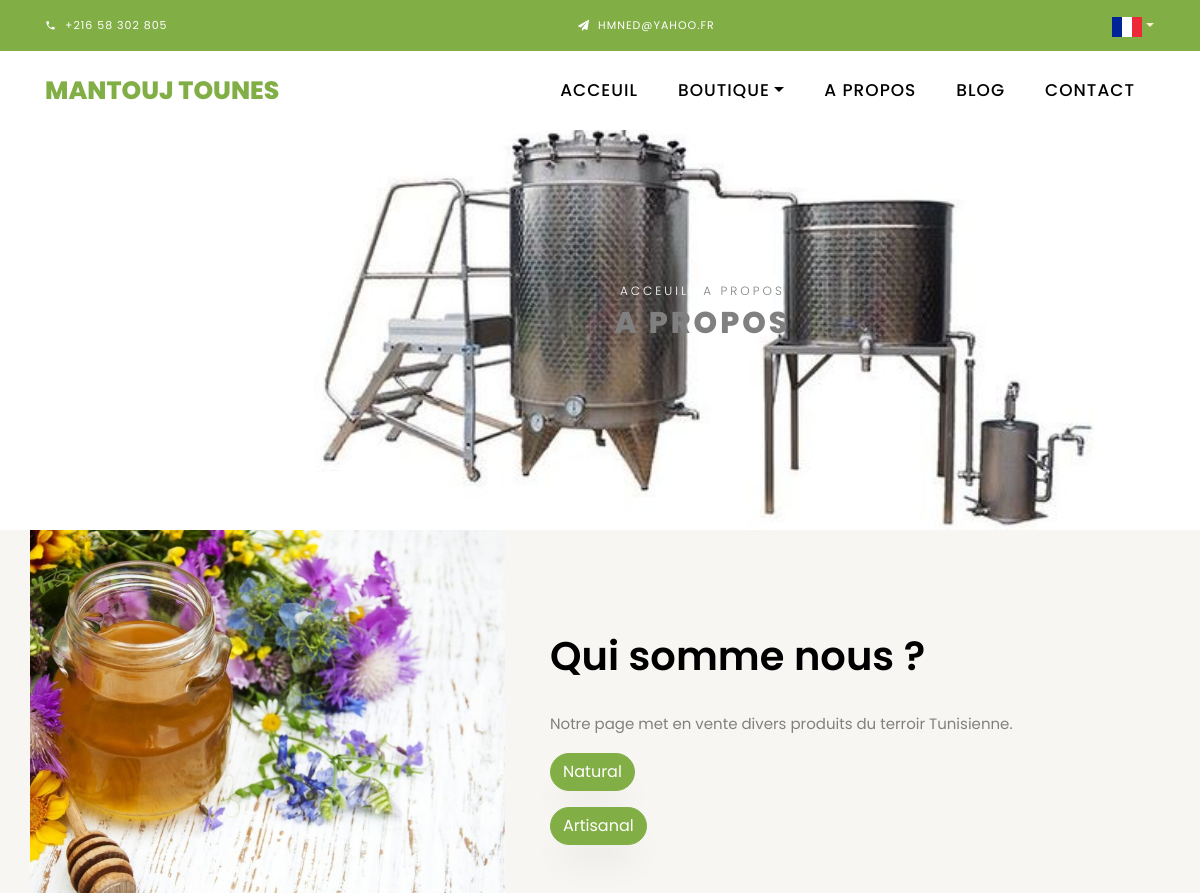
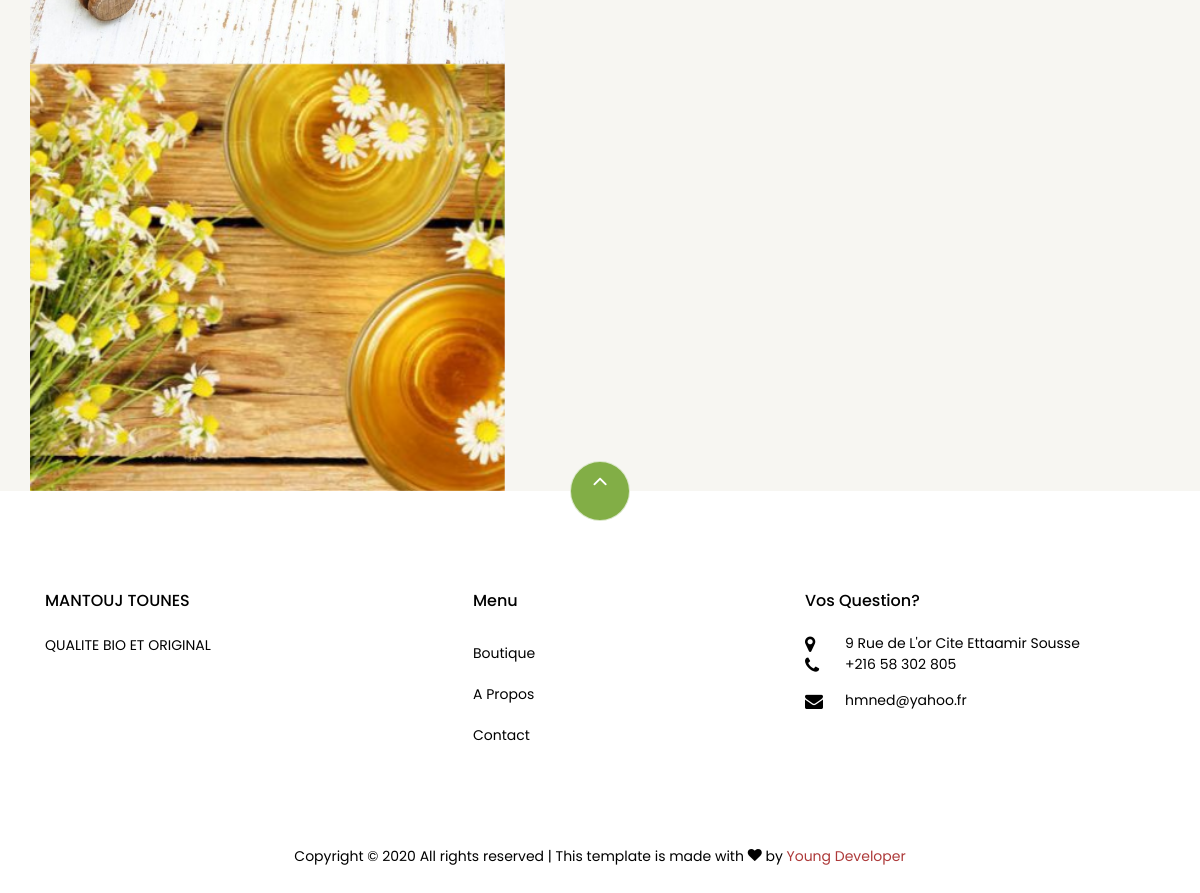
/fr/about, run on the app's committed database (2 pictures, top to bottom).
### fr/models.py (models this page shows, shortened)
class AboutPage(models.Model):
    Title = models.CharField(max_length=5000000)
    body = models.TextField(max_length=1002335489)
    image = models.ImageField(upload_to='pics')

### fr/views.py (the view)
# urls.py: path('about', views.about, name='about'),
def about(request):
    aboutDescription = AboutPage.objects.all()
    return render(request, 'fr/aboutfr.html', context={'description': aboutDescription})

### template/fr/aboutfr.html (shortened to what this page needs)
{% load static %}
<!DOCTYPE html>
<html lang="en">
  <head>
    <link rel="stylesheet" href="{% static 'css/open-iconic-bootstrap.min.css' %}">
    <link rel="stylesheet" href="{% static 'css/animate.css' %}">
    <link rel="stylesheet" href="{% static 'css/owl.carousel.min.css' %}">
    <link rel="stylesheet" href="{% static 'css/owl.theme.default.min.css' %}">
    <link rel="stylesheet" href="{% static 'css/magnific-popup.css' %}">
    <link rel="stylesheet" href="{% static 'css/aos.css' %}">
    <link rel="stylesheet" href="{% static 'css/ionicons.min.css' %}">
    <link rel="stylesheet" href="{% static 'css/bootstrap-datepicker.css' %}">
    <link rel="stylesheet" href="{% static 'css/jquery.timepicker.css' %}">
    <link rel="stylesheet" href="{% static 'css/flaticon.css' %}">
    <link rel="stylesheet" href="{% static 'css/icomoon.css' %}">
    <link rel="stylesheet" href="{% static 'css/style.css' %}">
  </head>
  <body class="goto-here">
    <div class="py-1 bg-primary">
      <div class="container">
        <div class="row no-gutters d-flex align-items-start align-items-center px-md-0">
          <div class="col-lg-12 d-block">
            <div class="row d-flex">
              <div class="col-md pr-4 d-flex topper align-items-center">
                <div class="icon mr-2 d-flex justify-content-center align-items-center">
                  <span class="icon-phone2"></span>
                </div>
                <span class="text">+216 58 302 805</span>
              </div>
              <div class="col-md pr-4 d-flex topper align-items-center">
                <div class="icon mr-2 d-flex justify-content-center align-items-center">
                  <span class="icon-paper-plane"></span>
                </div>
                <span class="text">Hmned@yahoo.fr</span>
              </div>
              <div class="#">
                <a class="nav-link dropdown-toggle" href="#" id="dropdown04" data-toggle="dropdown" aria-haspopup="true"
                  aria-expanded="false" style="color: blanchedalmond;"><img src="{% static 'images/fr.svg' %}" alt=""
                    width="30px" length="30px" /></a>
              </div>
            </div>
          </div>
        </div>
      </div>
    </div>
    <nav class="navbar navbar-expand-lg navbar-dark ftco_navbar bg-dark ftco-navbar-light" id="ftco-navbar">
	    <div class="container">
	      <a class="navbar-brand" href="/">MANTOUJ TOUNES</a>
	      <div class="collapse navbar-collapse" id="ftco-nav">
	        <ul class="navbar-nav ml-auto">
	          <li class="nav-item"><a href="/" class="nav-link">Acceuil</a></li>
	          <li class="nav-item dropdown">
              <a class="nav-link dropdown-toggle" href="#" id="dropdown04" data-toggle="dropdown" aria-haspopup="true" aria-expanded="false">Boutique</a>
            </li>
            <li class="nav-item active"><a href="/fr/about" class="nav-link">A propos</a></li>
            <li class="nav-item">
              <a href="/fr/blog" class="nav-link">Blog</a>
            </li>
	          <li class="nav-item"><a href="/fr/contact" class="nav-link">Contact</a></li>
	        </ul>
	      </div>
	    </div>
	  </nav>
    <div class="hero-wrap hero-bread aimg">
      <div class="container">
        <div class="row no-gutters slider-text align-items-center justify-content-center">
          <div class="col-md-9 ftco-animate text-center">
          	<p class="breadcrumbs" ><span class="mr-2" style="color: grey;"><a href="/fr/">Acceuil</a></span> <span style="color: grey;">A propos</span></p>
            <h1 class="mb-0 bread" style="color: grey;">A propos</h1>
          </div>
        </div>
      </div>
    </div>
    <section class="ftco-section ftco-no-pb ftco-no-pt bg-light">
			<div class="container">
        {% for a in description %}
				<div class="row">
					<div class="col-md-5 p-md-5 img img-2 d-flex justify-content-center align-items-center aimg1" style="background-image: url({{ a.image.url }}); ">
					</div>
					<div class="col-md-7 py-5 wrap-about pb-md-5 ftco-animate">
	          <div class="heading-section-bold mb-4 mt-md-5">
	          	<div class="ml-md-0">
		            <h2 class="mb-4">{{ a.Title }}</h2>
	            </div>
	          </div>
	          <div class="pb-md-5">
	          	<p>{{ a.body }}</p>
              <p><a href="shop" class="btn btn-primary"> Natural</a></p>
              <p><a href="artisanal" class="btn btn-primary"> Artisanal</a></p>
						</div>
					</div>
        </div>
        {% endfor %}
			</div>
		</section>
    <footer class="ftco-footer ftco-section">
      <div class="container">
        <div class="row">
          <div class="mouse">
            <a href="#" class="mouse-icon">
              <div class="mouse-wheel">
                <span class="ion-ios-arrow-up"></span>
              </div>
            </a>
          </div>
        </div>
        <div class="row mb-5">
          <div class="col-md">
            <div class="ftco-footer-widget mb-4">
              <h2 class="ftco-heading-2">MANTOUJ TOUNES</h2>
              <p>
                QUALITE BIO ET ORIGINAL
              </p>
              <ul class="ftco-footer-social list-unstyled float-md-left float-lft mt-5">
              </ul>
            </div>
          </div>
          <div class="col-md">
            <div class="ftco-footer-widget mb-4 ml-md-5">
              <h2 class="ftco-heading-2">Menu</h2>
              <ul class="list-unstyled">
                <li><a href="./shop" class="py-2 d-block">Boutique</a></li>
                <li><a href="./about" class="py-2 d-block">A Propos</a></li>
                <li><a href="./contact" class="py-2 d-block">Contact</a></li>
              </ul>
            </div>
          </div>
          <div class="col-md">
            <div class="ftco-footer-widget mb-4">
              <h2 class="ftco-heading-2">Vos Question?</h2>
              <div class="block-23 mb-3">
                <ul>
                  <li>
                    <span class="icon icon-map-marker"></span><span class="text">9 Rue de L'or Cite Ettaamir Sousse</span>
                  </li>
                  <li>
                    <a href="#"><span class="icon icon-phone"></span><span class="text">+216 58 302 805</span></a>
                  </li>
                  <li>
                    <a href="#"><span class="icon icon-envelope"></span><span
                        class="text">hmned@yahoo.fr</span></a>
                  </li>
                </ul>
              </div>
            </div>
          </div>
        </div>
        <div class="row">
          <div class="col-md-12 text-center">
            <p>
              Copyright &copy;
              All rights reserved | This template is made with
              <i class="icon-heart color-danger" aria-hidden="true"></i> by
              <a href="https://colorlib.com" target="_blank">Young Developer</a>
            </p>
          </div>
        </div>
      </div>
    </footer>
  </body>
</html>

### static/css/icomoon.css (style rules this page uses)
[class^="icon-"], [class*=" icon-"] { font-family: 'icomoon' !important; speak: none; font-style: normal; font-weight: normal; font-variant: normal; text-transform: none; line-height: 1; -webkit-font-smoothing: antialiased; -moz-osx-font-smoothing: grayscale; }
.icon-heart:before { content: "\f004"; }
.icon-map-marker:before { content: "\f041"; }
.icon-phone:before { content: "\f095"; }
.icon-envelope:before { content: "\f0e0"; }
.icon-paper-plane:before { content: "\f1d8"; }
.icon-phone2:before { content: "\e0cd"; }

### data on the page
AboutPage: image (picture), Title "Qui somme nous ?", body "Notre page met en vente divers produits du terroir Tunisienne."
AboutPage: image (picture)
